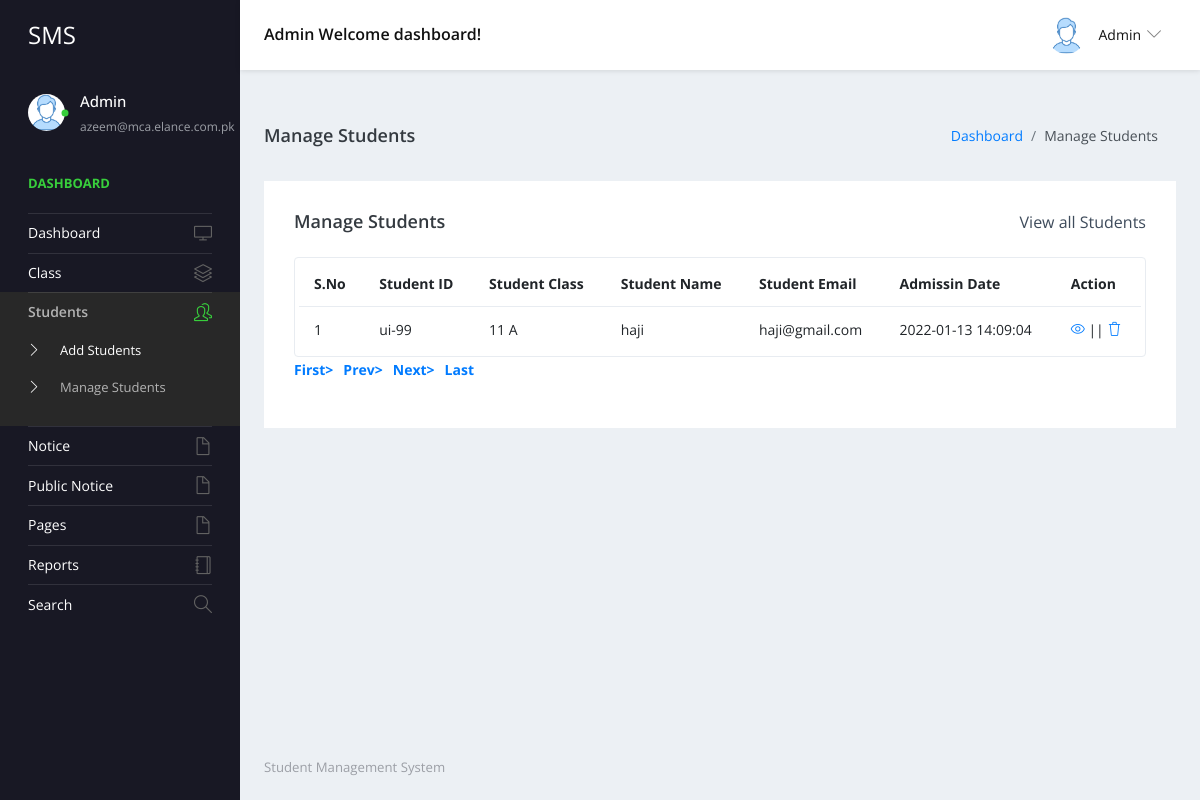
Page /student/admin/manage-students.php (signed in) on the committed database.
### tables this page shows
CREATE TABLE `tblstudent` (
  `ID` int(10) NOT NULL,
  `StudentName` varchar(200) DEFAULT NULL,
  `StudentEmail` varchar(200) DEFAULT NULL,
  `StudentClass` varchar(100) DEFAULT NULL,
  `Gender` varchar(50) DEFAULT NULL,
  `DOB` date DEFAULT NULL,
  `StuID` varchar(200) DEFAULT NULL,
  `FatherName` mediumtext DEFAULT NULL,
  `MotherName` mediumtext DEFAULT NULL,
  `ContactNumber` bigint(10) DEFAULT NULL,
  `AltenateNumber` bigint(10) DEFAULT NULL,
  `Address` mediumtext DEFAULT NULL,
  `UserName` varchar(200) DEFAULT NULL,
  `Password` varchar(200) DEFAULT NULL,
  `Image` varchar(200) DEFAULT NULL,
  `DateofAdmission` timestamp NULL DEFAULT current_timestamp()
);

CREATE TABLE `tblclass` (
  `ID` int(5) NOT NULL,
  `ClassName` varchar(50) DEFAULT NULL,
  `Section` varchar(20) DEFAULT NULL,
  `CreationDate` timestamp NULL DEFAULT current_timestamp()
);

### student/admin/manage-students.php (the view, shortened to what this page needs)
<?php
include('includes/dbconnection.php');
if (strlen($_SESSION['sturecmsaid']==0)) {
  header('location:logout.php');
  } else{
?>
<!DOCTYPE html>
<html lang="en">
  <head>
    <link rel="stylesheet" href="vendors/simple-line-icons/css/simple-line-icons.css">
    <link rel="stylesheet" href="vendors/flag-icon-css/css/flag-icon.min.css">
    <link rel="stylesheet" href="vendors/css/vendor.bundle.base.css">
    <link rel="stylesheet" href="./vendors/daterangepicker/daterangepicker.css">
    <link rel="stylesheet" href="./vendors/chartist/chartist.min.css">
    <link rel="stylesheet" href="./css/style.css">
  </head>
  <body>
    <div class="container-scroller">
     <?php include_once('includes/header.php');?>
      <div class="container-fluid page-body-wrapper">
        <?php include_once('includes/sidebar.php');?>
        <div class="main-panel">
          <div class="content-wrapper">
             <div class="page-header">
              <h3 class="page-title"> Manage Students </h3>
              <nav aria-label="breadcrumb">
                <ol class="breadcrumb">
                  <li class="breadcrumb-item"><a href="dashboard.php">Dashboard</a></li>
                  <li class="breadcrumb-item active" aria-current="page"> Manage Students</li>
                </ol>
              </nav>
            </div>
            <div class="row">
              <div class="col-md-12 grid-margin stretch-card">
                <div class="card">
                  <div class="card-body">
                    <div class="d-sm-flex align-items-center mb-4">
                      <h4 class="card-title mb-sm-0">Manage Students</h4>
                      <a href="#" class="text-dark ml-auto mb-3 mb-sm-0"> View all Students</a>
                    </div>
                    <div class="table-responsive border rounded p-1">
                      <table class="table">
                        <thead>
                          <tr>
                            <th class="font-weight-bold">S.No</th>
                            <th class="font-weight-bold">Student ID</th>
                            <th class="font-weight-bold">Student Class</th>
                            <th class="font-weight-bold">Student Name</th>
                            <th class="font-weight-bold">Student Email</th>
                            <th class="font-weight-bold">Admissin Date</th>
                            <th class="font-weight-bold">Action</th>
                          </tr>
                        </thead>
                        <tbody>
                           <?php
                            if (isset($_GET['pageno'])) {
            $pageno = $_GET['pageno'];
        } else {
            $pageno = 1;
        }
        $no_of_records_per_page = 15;
        $offset = ($pageno-1) * $no_of_records_per_page;
       $ret = "SELECT ID FROM tblstudent";
$query1 = $dbh -> prepare($ret);
$query1->execute();
$total_rows=$query1->rowCount();
$total_pages = ceil($total_rows / $no_of_records_per_page);
$sql="SELECT tblstudent.StuID,tblstudent.ID as sid,tblstudent.StudentName,tblstudent.StudentEmail,tblstudent.DateofAdmission,tblclass.ClassName,tblclass.Section from tblstudent join tblclass on tblclass.ID=tblstudent.StudentClass LIMIT $offset, $no_of_records_per_page";
$query = $dbh -> prepare($sql);
$query->execute();
$results=$query->fetchAll(PDO::FETCH_OBJ);
$cnt=1;
if($query->rowCount() > 0)
{
foreach($results as $row)
{               ?>
                          <tr>
                            <td><?php echo htmlentities($cnt);?></td>
                            <td><?php  echo htmlentities($row->StuID);?></td>
                            <td><?php  echo htmlentities($row->ClassName);?> <?php  echo htmlentities($row->Section);?></td>
                            <td><?php  echo htmlentities($row->StudentName);?></td>
                            <td><?php  echo htmlentities($row->StudentEmail);?></td>
                            <td><?php  echo htmlentities($row->DateofAdmission);?></td>
                            <td>
                              <div><a href="edit-student-detail.php?editid=<?php echo htmlentities ($row->sid);?>"><i class="icon-eye"></i></a>
                                                || <a href="manage-students.php?delid=<?php echo ($row->sid);?>" onclick="return confirm('Do you really want to Delete ?');"> <i class="icon-trash"></i></a></div>
                            </td>
                          </tr><?php $cnt=$cnt+1;}} ?>
                        </tbody>
                      </table>
                    </div>
                    <div align="left">
    <ul class="pagination" >
        <li><a href="?pageno=1"><strong>First></strong></a></li>
        <li class="<?php if($pageno <= 1){ echo 'disabled'; } ?>">
            <a href="<?php if($pageno <= 1){ echo '#'; } else { echo "?pageno=".($pageno - 1); } ?>"><strong style="padding-left: 10px">Prev></strong></a>
        </li>
        <li class="<?php if($pageno >= $total_pages){ echo 'disabled'; } ?>">
            <a href="<?php if($pageno >= $total_pages){ echo '#'; } else { echo "?pageno=".($pageno + 1); } ?>"><strong style="padding-left: 10px">Next></strong></a>
        </li>
        <li><a href="?pageno=<?php echo $total_pages; ?>"><strong style="padding-left: 10px">Last</strong></a></li>
    </ul>
</div>
                  </div>
                </div>
              </div>
            </div>
          </div>
         <?php include_once('includes/footer.php');?>
        </div>
      </div>
    </div>
  </body>
</html><?php }  ?>

### student/admin/includes/header.php (shortened to what this page needs)
 <nav class="navbar default-layout-navbar col-lg-12 col-12 p-0 fixed-top d-flex flex-row">
        <div class="navbar-brand-wrapper d-flex align-items-center">
          <a class="navbar-brand brand-logo" href="dashboard.php">
            <strong style="color: white;">SMS</strong>
          </a>
        </div><?php
         $aid= $_SESSION['sturecmsaid'];
$sql="SELECT * from tbladmin where ID=:aid";
$query = $dbh -> prepare($sql);
$query->bindParam(':aid',$aid,PDO::PARAM_STR);
$query->execute();
$results=$query->fetchAll(PDO::FETCH_OBJ);
$cnt=1;
if($query->rowCount() > 0)
{
foreach($results as $row)
{               ?>
        <div class="navbar-menu-wrapper d-flex align-items-center flex-grow-1">
          <h5 class="mb-0 font-weight-medium d-none d-lg-flex"><?php  echo htmlentities($row->AdminName);?> Welcome dashboard!</h5>
          <ul class="navbar-nav navbar-nav-right ml-auto">
            <li class="nav-item dropdown d-none d-xl-inline-flex user-dropdown">
              <a class="nav-link dropdown-toggle" id="UserDropdown" href="#" data-toggle="dropdown" aria-expanded="false">
                <img class="img-xs rounded-circle ml-2" src="images/faces/face8.jpg" alt="Profile image"> <span class="font-weight-normal"> <?php  echo htmlentities($row->AdminName);?> </span></a>
                <?php $cnt=$cnt+1;}} ?>
            </li>
          </ul>
        </div>
      </nav>

### student/admin/includes/sidebar.php (shortened to what this page needs)
<nav class="sidebar sidebar-offcanvas" id="sidebar">
          <ul class="nav">
            <li class="nav-item nav-profile">
              <a href="#" class="nav-link">
                <div class="profile-image">
                  <img class="img-xs rounded-circle" src="images/faces/face8.jpg" alt="profile image">
                  <div class="dot-indicator bg-success"></div>
                </div>
                <div class="text-wrapper">
                  <?php
         $aid= $_SESSION['sturecmsaid'];
$sql="SELECT * from tbladmin where ID=:aid";
$query = $dbh -> prepare($sql);
$query->bindParam(':aid',$aid,PDO::PARAM_STR);
$query->execute();
$results=$query->fetchAll(PDO::FETCH_OBJ);
$cnt=1;
if($query->rowCount() > 0)
{
foreach($results as $row)
{               ?>
                  <p class="profile-name"><?php  echo htmlentities($row->AdminName);?></p>
                  <p class="designation"><?php  echo htmlentities($row->Email);?></p><?php $cnt=$cnt+1;}} ?>
                </div>
              </a>
            </li>
            <li class="nav-item nav-category">
              <span class="nav-link">Dashboard</span>
            </li>
            <li class="nav-item">
              <a class="nav-link" href="dashboard.php">
                <span class="menu-title">Dashboard</span>
                <i class="icon-screen-desktop menu-icon"></i>
              </a>
            </li>
            <li class="nav-item">
              <a class="nav-link" data-toggle="collapse" href="#ui-basic" aria-expanded="false" aria-controls="ui-basic">
                <span class="menu-title">Class</span>
                <i class="icon-layers menu-icon"></i>
              </a>
            </li>
            <li class="nav-item">
              <a class="nav-link" data-toggle="collapse" href="#ui-basic1" aria-expanded="false" aria-controls="ui-basic1">
                <span class="menu-title">Students</span>
                <i class="icon-people menu-icon"></i>
              </a>
              <div class="collapse" id="ui-basic1">
                <ul class="nav flex-column sub-menu">
                  <li class="nav-item"> <a class="nav-link" href="add-students.php">Add Students</a></li>
                  <li class="nav-item"> <a class="nav-link" href="manage-students.php">Manage Students</a></li>
                </ul>
              </div>
            </li>
            <li class="nav-item">
              <a class="nav-link" data-toggle="collapse" href="#auth" aria-expanded="false" aria-controls="auth">
                <span class="menu-title">Notice</span>
                <i class="icon-doc menu-icon"></i>
              </a>
            </li>
            <li class="nav-item">
              <a class="nav-link" data-toggle="collapse" href="#auth1" aria-expanded="false" aria-controls="auth">
                <span class="menu-title">Public Notice</span>
                <i class="icon-doc menu-icon"></i>
              </a>
              <li class="nav-item">
              <a class="nav-link" data-toggle="collapse" href="#auth2" aria-expanded="false" aria-controls="auth">
                <span class="menu-title">Pages</span>
                <i class="icon-doc menu-icon"></i>
              </a>
            </li>
              <li class="nav-item">
              <a class="nav-link" href="between-dates-reports.php">
                <span class="menu-title">Reports</span>
                <i class="icon-notebook menu-icon"></i>
              </a>
            </li>
            <li class="nav-item">
              <a class="nav-link" href="search.php">
                <span class="menu-title">Search</span>
                <i class="icon-magnifier menu-icon"></i>
              </a>
            </li>
            </li>
          </ul>
        </nav>

### rows in the picture
tblstudent: StuID "ui-99", tblclass.ClassName "11", tblclass.Section "A", StudentName "haji", StudentEmail "haji@gmail.com", DateofAdmission "2022-01-13 14:09:04"

### other values in the picture
$row->AdminName "Admin"
$row->Email "azeem@mca.elance.com.pk"
